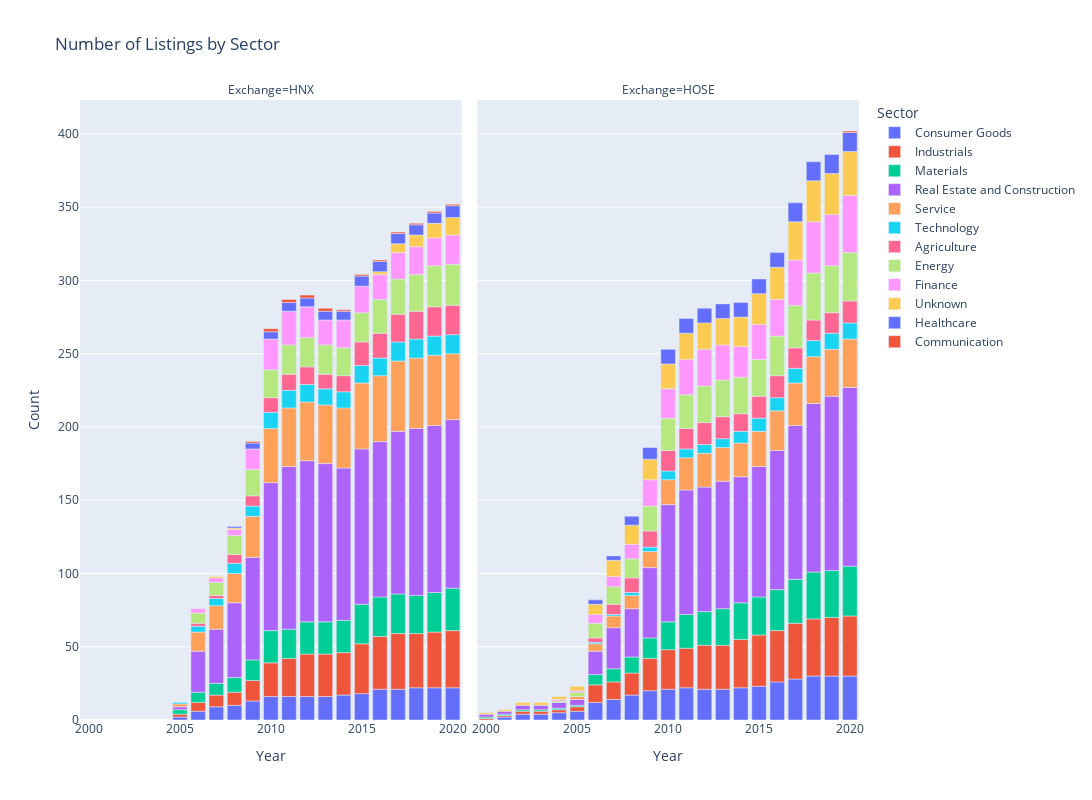

This figure's notebook cell:
### Code cell
hose_sector_count = sum_sector_by_year(hose_stocks_list, "2000-12-31")
hnx_sector_count = sum_sector_by_year(hnx_stocks_list, "2005-12-31")
hose_sector_count["Exchange"] = np.repeat('HOSE', len(hose_sector_count))
hnx_sector_count["Exchange"] = np.repeat('HNX', len(hnx_sector_count))

sector_count = hnx_sector_count.append(hose_sector_count)

fig = px.bar(sector_count, x="Year", y="Count", 
                        color = "Sector", facet_col = 'Exchange',
                        #color_discrete_map = sector_color_map,
                        title=f"Number of Listings by Sector",
                        width=1200, height=800)
fig.show()

### Figure 1 — Plotly figure (JSON) as saved in the notebook; plotly's stock layout.template omitted (floating-point values rounded to 4 significant figures)
{"data": [{"alignmentgroup": "True", "hovertemplate": "Sector=Consumer Goods<br>Exchange=HNX<br>Year=%{x}<br>Count=%{y}<extra></extra>", "legendgroup": "Consumer Goods", "marker": {"color": "#636efa"}, "name": "Consumer Goods", "offsetgroup": "Consumer Goods", "orientation": "v", "showlegend": true, "textposition": "auto", "type": "bar", "x": [2005, 2006, 2007, 2008, 2009, 2010, 2011, 2012, 2013, 2014, 2015, 2016, 2017, 2018, 2019, 2020], "xaxis": "x", "y": [2, 6, 9, 10, 13, 16, 16, 16, 16, 17, 18, 21, 21, 22, 22, 22], "yaxis": "y"}, {"alignmentgroup": "True", "hovertemplate": "Sector=Consumer Goods<br>Exchange=HOSE<br>Year=%{x}<br>Count=%{y}<extra></extra>", "legendgroup": "Consumer Goods", "marker": {"color": "#636efa"}, "name": "Consumer Goods", "offsetgroup": "Consumer Goods", "orientation": "v", "showlegend": false, "textposition": "auto", "type": "bar", "x": [2001, 2002, 2003, 2004, 2005, 2006, 2007, 2008, 2009, 2010, 2011, 2012, 2013, 2014, 2015, 2016, 2017, 2018, 2019, 2020], "xaxis": "x2", "y": [2, 4, 4, 5, 6, 12, 14, 17, 20, 21, 22, 21, 21, 22, 23, 26, 28, 30, 30, 30], "yaxis": "y2"}, {"alignmentgroup": "True", "hovertemplate": "Sector=Industrials<br>Exchange=HNX<br>Year=%{x}<br>Count=%{y}<extra></extra>", "legendgroup": "Industrials", "marker": {"color": "#EF553B"}, "name": "Industrials", "offsetgroup": "Industrials", "orientation": "v", "showlegend": true, "textposition": "auto", "type": "bar", "x": [2005, 2006, 2007, 2008, 2009, 2010, 2011, 2012, 2013, 2014, 2015, 2016, 2017, 2018, 2019, 2020], "xaxis": "x", "y": [2, 6, 8, 9, 14, 23, 26, 29, 29, 29, 34, 36, 38, 37, 38, 39], "yaxis": "y"}, {"alignmentgroup": "True", "hovertemplate": "Sector=Industrials<br>Exchange=HOSE<br>Year=%{x}<br>Count=%{y}<extra></extra>", "legendgroup": "Industrials", "marker": {"color": "#EF553B"}, "name": "Industrials", "offsetgroup": "Industrials", "orientation": "v", "showlegend": false, "textposition": "auto", "type": "bar", "x": [2000, 2001, 2002, 2003, 2004, 2005, 2006, 2007, 2008, 2009, 2010, 2011, 2012, 2013, 2014, 2015, 2016, 2017, 2018, 2019, 2020], "xaxis": "x2", "y": [1, 1, 2, 2, 2, 3, 12, 12, 15, 22, 27, 27, 30, 30, 33, 35, 35, 38, 39, 40, 41], "yaxis": "y2"}, {"alignmentgroup": "True", "hovertemplate": "Sector=Materials<br>Exchange=HNX<br>Year=%{x}<br>Count=%{y}<extra></extra>", "legendgroup": "Materials", "marker": {"color": "#00cc96"}, "name": "Materials", "offsetgroup": "Materials", "orientation": "v", "showlegend": true, "textposition": "auto", "type": "bar", "x": [2005, 2006, 2007, 2008, 2009, 2010, 2011, 2012, 2013, 2014, 2015, 2016, 2017, 2018, 2019, 2020], "xaxis": "x", "y": [3, 7, 8, 10, 14, 22, 20, 22, 22, 22, 27, 27, 27, 26, 27, 29], "yaxis": "y"}, {"alignmentgroup": "True", "hovertemplate": "Sector=Materials<br>Exchange=HOSE<br>Year=%{x}<br>Count=%{y}<extra></extra>", "legendgroup": "Materials", "marker": {"color": "#00cc96"}, "name": "Materials", "offsetgroup": "Materials", "orientation": "v", "showlegend": false, "textposition": "auto", "type": "bar", "x": [2000, 2001, 2002, 2003, 2004, 2005, 2006, 2007, 2008, 2009, 2010, 2011, 2012, 2013, 2014, 2015, 2016, 2017, 2018, 2019, 2020], "xaxis": "x2", "y": [1, 1, 1, 1, 1, 1, 7, 9, 11, 14, 19, 23, 23, 25, 25, 26, 28, 30, 32, 32, 34], "yaxis": "y2"}, {"alignmentgroup": "True", "hovertemplate": "Sector=Real Estate and Construction<br>Exchange=HNX<br>Year=%{x}<br>Count=%{y}<extra></extra>", "legendgroup": "Real Estate and Construction", "marker": {"color": "#ab63fa"}, "name": "Real Estate and Construction", "offsetgroup": "Real Estate and Construction", "orientation": "v", "showlegend": true, "textposition": "auto", "type": "bar", "x": [2005, 2006, 2007, 2008, 2009, 2010, 2011, 2012, 2013, 2014, 2015, 2016, 2017, 2018, 2019, 2020], "xaxis": "x", "y": [2, 28, 37, 51, 70, 101, 111, 110, 108, 104, 106, 106, 111, 114, 114, 115], "yaxis": "y"}, {"alignmentgroup": "True", "hovertemplate": "Sector=Real Estate and Construction<br>Exchange=HOSE<br>Year=%{x}<br>Count=%{y}<extra></extra>", "legendgroup": "Real Estate and Construction", "marker": {"color": "#ab63fa"}, "name": "Real Estate and Construction", "offsetgroup": "Real Estate and Construction", "orientation": "v", "showlegend": false, "textposition": "auto", "type": "bar", "x": [2000, 2001, 2002, 2003, 2004, 2005, 2006, 2007, 2008, 2009, 2010, 2011, 2012, 2013, 2014, 2015, 2016, 2017, 2018, 2019, 2020], "xaxis": "x2", "y": [2, 2, 3, 3, 4, 4, 16, 28, 33, 48, 80, 85, 85, 87, 86, 89, 95, 105, 115, 119, 122], "yaxis": "y2"}, {"alignmentgroup": "True", "hovertemplate": "Sector=Service<br>Exchange=HNX<br>Year=%{x}<br>Count=%{y}<extra></extra>", "legendgroup": "Service", "marker": {"color": "#FFA15A"}, "name": "Service", "offsetgroup": "Service", "orientation": "v", "showlegend": true, "textposition": "auto", "type": "bar", "x": [2005, 2006, 2007, 2008, 2009, 2010, 2011, 2012, 2013, 2014, 2015, 2016, 2017, 2018, 2019, 2020], "xaxis": "x", "y": [2, 13, 16, 20, 28, 37, 40, 40, 40, 41, 45, 45, 48, 48, 48, 45], "yaxis": "y"}, {"alignmentgroup": "True", "hovertemplate": "Sector=Service<br>Exchange=HOSE<br>Year=%{x}<br>Count=%{y}<extra></extra>", "legendgroup": "Service", "marker": {"color": "#FFA15A"}, "name": "Service", "offsetgroup": "Service", "orientation": "v", "showlegend": false, "textposition": "auto", "type": "bar", "x": [2005, 2006, 2007, 2008, 2009, 2010, 2011, 2012, 2013, 2014, 2015, 2016, 2017, 2018, 2019, 2020], "xaxis": "x2", "y": [2, 5, 8, 9, 11, 17, 22, 23, 23, 23, 24, 27, 29, 32, 32, 33], "yaxis": "y2"}, {"alignmentgroup": "True", "hovertemplate": "Sector=Technology<br>Exchange=HNX<br>Year=%{x}<br>Count=%{y}<extra></extra>", "legendgroup": "Technology", "marker": {"color": "#19d3f3"}, "name": "Technology", "offsetgroup": "Technology", "orientation": "v", "showlegend": true, "textposition": "auto", "type": "bar", "x": [2005, 2006, 2007, 2008, 2009, 2010, 2011, 2012, 2013, 2014, 2015, 2016, 2017, 2018, 2019, 2020], "xaxis": "x", "y": [1, 4, 5, 7, 7, 11, 12, 12, 11, 11, 12, 12, 13, 13, 13, 13], "yaxis": "y"}, {"alignmentgroup": "True", "hovertemplate": "Sector=Technology<br>Exchange=HOSE<br>Year=%{x}<br>Count=%{y}<extra></extra>", "legendgroup": "Technology", "marker": {"color": "#19d3f3"}, "name": "Technology", "offsetgroup": "Technology", "orientation": "v", "showlegend": false, "textposition": "auto", "type": "bar", "x": [2006, 2007, 2008, 2009, 2010, 2011, 2012, 2013, 2014, 2015, 2016, 2017, 2018, 2019, 2020], "xaxis": "x2", "y": [1, 1, 2, 3, 6, 6, 6, 6, 8, 9, 9, 10, 11, 11, 11], "yaxis": "y2"}, {"alignmentgroup": "True", "hovertemplate": "Sector=Agriculture<br>Exchange=HNX<br>Year=%{x}<br>Count=%{y}<extra></extra>", "legendgroup": "Agriculture", "marker": {"color": "#FF6692"}, "name": "Agriculture", "offsetgroup": "Agriculture", "orientation": "v", "showlegend": true, "textposition": "auto", "type": "bar", "x": [2006, 2007, 2008, 2009, 2010, 2011, 2012, 2013, 2014, 2015, 2016, 2017, 2018, 2019, 2020], "xaxis": "x", "y": [2, 2, 6, 7, 10, 11, 12, 10, 11, 16, 17, 19, 19, 20, 20], "yaxis": "y"}, {"alignmentgroup": "True", "hovertemplate": "Sector=Agriculture<br>Exchange=HOSE<br>Year=%{x}<br>Count=%{y}<extra></extra>", "legendgroup": "Agriculture", "marker": {"color": "#FF6692"}, "name": "Agriculture", "offsetgroup": "Agriculture", "orientation": "v", "showlegend": false, "textposition": "auto", "type": "bar", "x": [2006, 2007, 2008, 2009, 2010, 2011, 2012, 2013, 2014, 2015, 2016, 2017, 2018, 2019, 2020], "xaxis": "x2", "y": [3, 7, 10, 11, 14, 14, 15, 15, 12, 15, 15, 14, 14, 14, 15], "yaxis": "y2"}, {"alignmentgroup": "True", "hovertemplate": "Sector=Energy<br>Exchange=HNX<br>Year=%{x}<br>Count=%{y}<extra></extra>", "legendgroup": "Energy", "marker": {"color": "#B6E880"}, "name": "Energy", "offsetgroup": "Energy", "orientation": "v", "showlegend": true, "textposition": "auto", "type": "bar", "x": [2006, 2007, 2008, 2009, 2010, 2011, 2012, 2013, 2014, 2015, 2016, 2017, 2018, 2019, 2020], "xaxis": "x", "y": [7, 9, 13, 18, 19, 20, 20, 20, 19, 20, 23, 24, 25, 28, 28], "yaxis": "y"}, {"alignmentgroup": "True", "hovertemplate": "Sector=Energy<br>Exchange=HOSE<br>Year=%{x}<br>Count=%{y}<extra></extra>", "legendgroup": "Energy", "marker": {"color": "#B6E880"}, "name": "Energy", "offsetgroup": "Energy", "orientation": "v", "showlegend": false, "textposition": "auto", "type": "bar", "x": [2004, 2005, 2006, 2007, 2008, 2009, 2010, 2011, 2012, 2013, 2014, 2015, 2016, 2017, 2018, 2019, 2020], "xaxis": "x2", "y": [1, 3, 10, 12, 13, 17, 22, 23, 25, 25, 25, 25, 27, 29, 32, 32, 33], "yaxis": "y2"}, {"alignmentgroup": "True", "hovertemplate": "Sector=Finance<br>Exchange=HNX<br>Year=%{x}<br>Count=%{y}<extra></extra>", "legendgroup": "Finance", "marker": {"color": "#FF97FF"}, "name": "Finance", "offsetgroup": "Finance", "orientation": "v", "showlegend": true, "textposition": "auto", "type": "bar", "x": [2006, 2007, 2008, 2009, 2010, 2011, 2012, 2013, 2014, 2015, 2016, 2017, 2018, 2019, 2020], "xaxis": "x", "y": [3, 3, 4, 14, 21, 23, 21, 17, 19, 18, 17, 18, 19, 19, 20], "yaxis": "y"}, {"alignmentgroup": "True", "hovertemplate": "Sector=Finance<br>Exchange=HOSE<br>Year=%{x}<br>Count=%{y}<extra></extra>", "legendgroup": "Finance", "marker": {"color": "#FF97FF"}, "name": "Finance", "offsetgroup": "Finance", "orientation": "v", "showlegend": false, "textposition": "auto", "type": "bar", "x": [2004, 2005, 2006, 2007, 2008, 2009, 2010, 2011, 2012, 2013, 2014, 2015, 2016, 2017, 2018, 2019, 2020], "xaxis": "x2", "y": [1, 1, 6, 7, 10, 18, 20, 24, 25, 24, 21, 24, 25, 31, 35, 35, 39], "yaxis": "y2"}, {"alignmentgroup": "True", "hovertemplate": "Sector=Unknown<br>Exchange=HNX<br>Year=%{x}<br>Count=%{y}<extra></extra>", "legendgroup": "Unknown", "marker": {"color": "#FECB52"}, "name": "Unknown", "offsetgroup": "Unknown", "orientation": "v", "showlegend": true, "textposition": "auto", "type": "bar", "x": [2007, 2008, 2016, 2017, 2018, 2019, 2020], "xaxis": "x", "y": [1, 1, 2, 6, 8, 10, 12], "yaxis": "y"}, {"alignmentgroup": "True", "hovertemplate": "Sector=Unknown<br>Exchange=HOSE<br>Year=%{x}<br>Count=%{y}<extra></extra>", "legendgroup": "Unknown", "marker": {"color": "#FECB52"}, "name": "Unknown", "offsetgroup": "Unknown", "orientation": "v", "showlegend": false, "textposition": "auto", "type": "bar", "x": [2000, 2001, 2002, 2003, 2004, 2005, 2006, 2007, 2008, 2009, 2010, 2011, 2012, 2013, 2014, 2015, 2016, 2017, 2018, 2019, 2020], "xaxis": "x2", "y": [1, 1, 2, 2, 2, 3, 7, 11, 13, 14, 17, 18, 18, 18, 20, 21, 22, 26, 28, 28, 30], "yaxis": "y2"}, {"alignmentgroup": "True", "hovertemplate": "Sector=Healthcare<br>Exchange=HNX<br>Year=%{x}<br>Count=%{y}<extra></extra>", "legendgroup": "Healthcare", "marker": {"color": "#636efa"}, "name": "Healthcare", "offsetgroup": "Healthcare", "orientation": "v", "showlegend": true, "textposition": "auto", "type": "bar", "x": [2008, 2009, 2010, 2011, 2012, 2013, 2014, 2015, 2016, 2017, 2018, 2019, 2020], "xaxis": "x", "y": [1, 4, 5, 6, 6, 6, 6, 7, 7, 7, 7, 7, 8], "yaxis": "y"}, {"alignmentgroup": "True", "hovertemplate": "Sector=Healthcare<br>Exchange=HOSE<br>Year=%{x}<br>Count=%{y}<extra></extra>", "legendgroup": "Healthcare", "marker": {"color": "#636efa"}, "name": "Healthcare", "offsetgroup": "Healthcare", "orientation": "v", "showlegend": false, "textposition": "auto", "type": "bar", "x": [2006, 2007, 2008, 2009, 2010, 2011, 2012, 2013, 2014, 2015, 2016, 2017, 2018, 2019, 2020], "xaxis": "x2", "y": [3, 3, 6, 8, 10, 10, 10, 10, 10, 10, 10, 13, 13, 13, 13], "yaxis": "y2"}, {"alignmentgroup": "True", "hovertemplate": "Sector=Communication<br>Exchange=HNX<br>Year=%{x}<br>Count=%{y}<extra></extra>", "legendgroup": "Communication", "marker": {"color": "#EF553B"}, "name": "Communication", "offsetgroup": "Communication", "orientation": "v", "showlegend": true, "textposition": "auto", "type": "bar", "x": [2009, 2010, 2011, 2012, 2013, 2014, 2015, 2016, 2017, 2018, 2019, 2020], "xaxis": "x", "y": [1, 2, 2, 2, 2, 1, 1, 1, 1, 1, 1, 1], "yaxis": "y"}, {"alignmentgroup": "True", "hovertemplate": "Sector=Communication<br>Exchange=HOSE<br>Year=%{x}<br>Count=%{y}<extra></extra>", "legendgroup": "Communication", "marker": {"color": "#EF553B"}, "name": "Communication", "offsetgroup": "Communication", "orientation": "v", "showlegend": false, "textposition": "auto", "type": "bar", "x": [2020], "xaxis": "x2", "y": [1], "yaxis": "y2"}], "layout": {"annotations": [{"font": {}, "showarrow": false, "text": "Exchange=HNX", "x": 0.245, "xanchor": "center", "xref": "paper", "y": 1, "yanchor": "bottom", "yref": "paper"}, {"font": {}, "showarrow": false, "text": "Exchange=HOSE", "x": 0.755, "xanchor": "center", "xref": "paper", "y": 1, "yanchor": "bottom", "yref": "paper"}], "barmode": "relative", "height": 800, "legend": {"title": {"text": "Sector"}, "tracegroupgap": 0}, "title": {"text": "Number of Listings by Sector"}, "width": 1200, "xaxis": {"anchor": "y", "domain": [0, 0.49], "title": {"text": "Year"}}, "xaxis2": {"anchor": "y2", "domain": [0.51, 1], "matches": "x", "title": {"text": "Year"}}, "yaxis": {"anchor": "x", "domain": [0, 1], "title": {"text": "Count"}}, "yaxis2": {"anchor": "x2", "domain": [0, 1], "matches": "y", "showticklabels": false}}}
